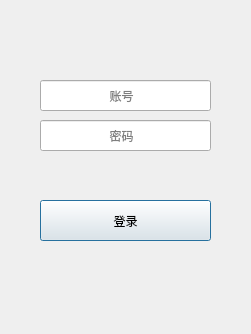
<?xml version="1.0" encoding="UTF-8"?>
<ui version="4.0">
 <class>login</class>
 <widget class="QDialog" name="login">
  <property name="geometry">
   <rect>
    <x>0</x>
    <y>0</y>
    <width>251</width>
    <height>334</height>
   </rect>
  </property>
  <property name="minimumSize">
   <size>
    <width>251</width>
    <height>334</height>
   </size>
  </property>
  <property name="maximumSize">
   <size>
    <width>251</width>
    <height>334</height>
   </size>
  </property>
  <property name="windowTitle">
   <string>Dialog</string>
  </property>
  <widget class="QLineEdit" name="account_line">
   <property name="geometry">
    <rect>
     <x>40</x>
     <y>80</y>
     <width>171</width>
     <height>31</height>
    </rect>
   </property>
   <property name="placeholderText">
    <string>                    账号</string>
   </property>
  </widget>
  <widget class="QLineEdit" name="password_line">
   <property name="geometry">
    <rect>
     <x>40</x>
     <y>120</y>
     <width>171</width>
     <height>31</height>
    </rect>
   </property>
   <property name="placeholderText">
    <string>                    密码</string>
   </property>
  </widget>
  <widget class="QPushButton" name="login_button">
   <property name="geometry">
    <rect>
     <x>40</x>
     <y>200</y>
     <width>171</width>
     <height>41</height>
    </rect>
   </property>
   <property name="text">
    <string>登录</string>
   </property>
  </widget>
 </widget>
 <resources/>
 <connections/>
</ui>
